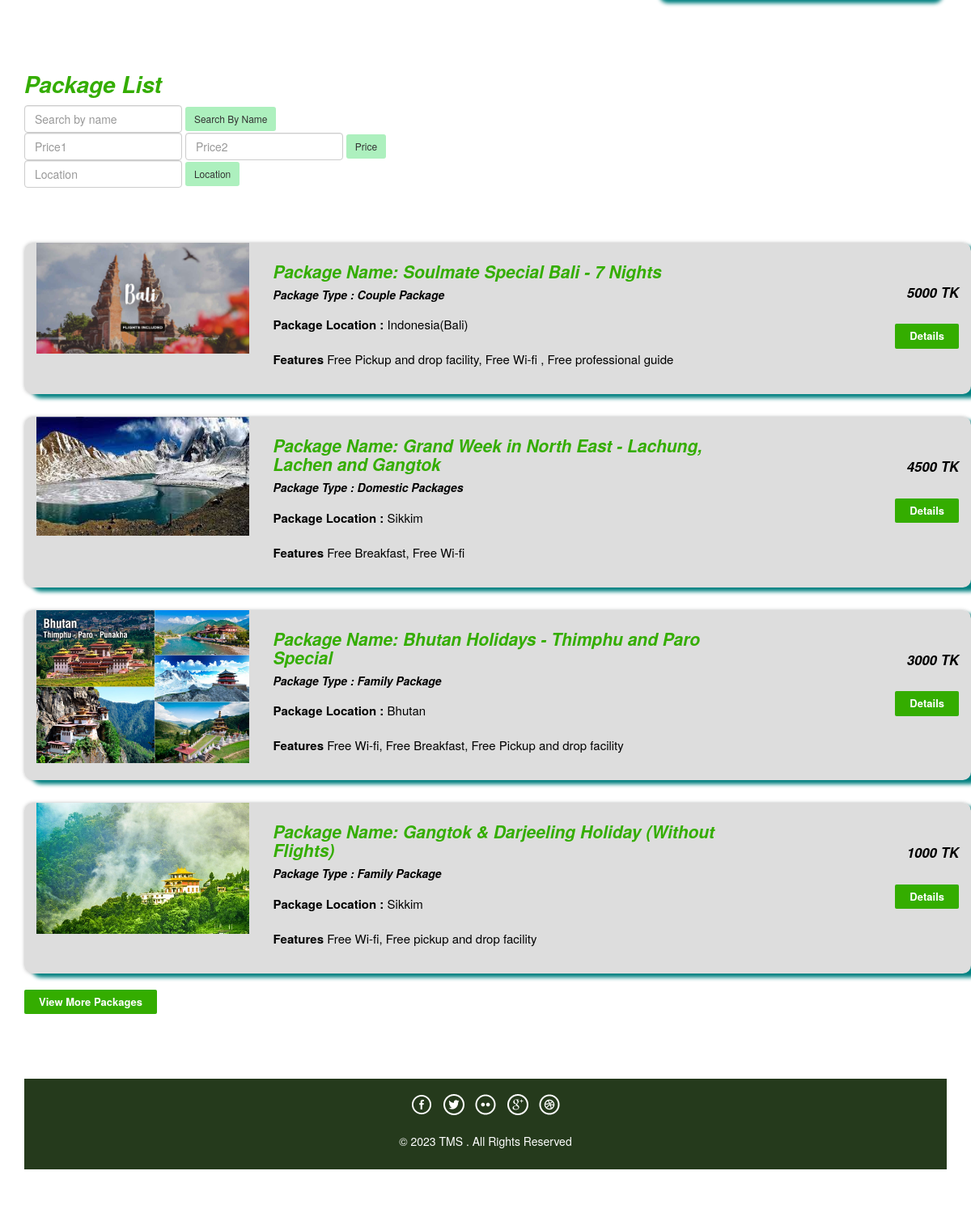
Before: / (lower part) with the older database file.
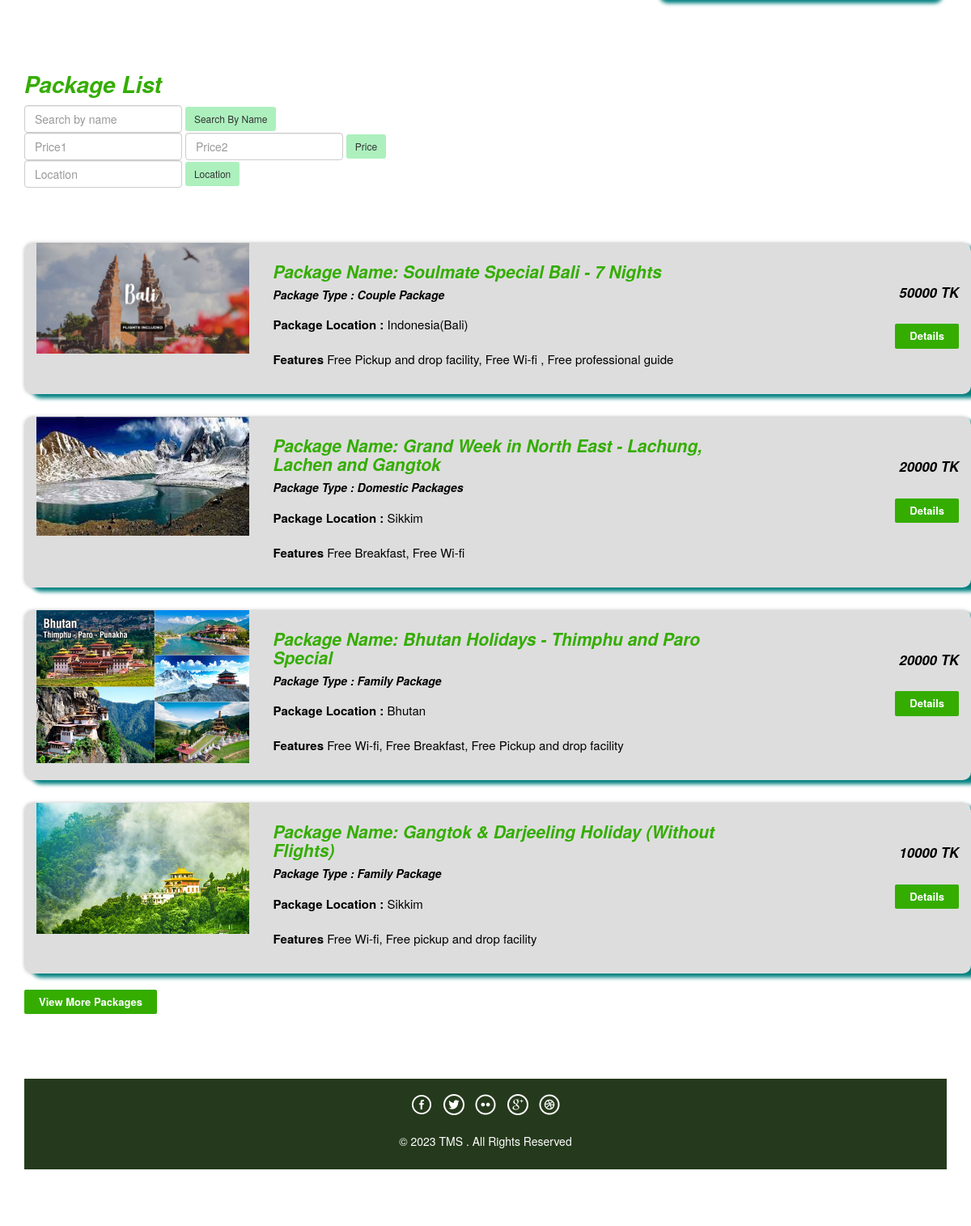
After: the same page with the newer database file.
### tables this page shows
CREATE TABLE `tbltourpackages` (
  `PackageId` int(11) NOT NULL,
  `PackageName` varchar(200) DEFAULT NULL,
  `PackageType` varchar(150) DEFAULT NULL,
  `PackageLocation` varchar(100) DEFAULT NULL,
  `PackagePrice` int(11) DEFAULT NULL,
  `PackageFetures` varchar(255) DEFAULT NULL,
  `PackageDetails` mediumtext DEFAULT NULL,
  `PackageImage` varchar(100) DEFAULT NULL,
  `Creationdate` timestamp NULL DEFAULT current_timestamp(),
  `UpdationDate` timestamp NULL DEFAULT NULL ON UPDATE current_timestamp()
);

### index.php (the view, shortened to what this page needs)
<?php
include('includes/config.php');
?>
<!DOCTYPE HTML>
<html>
<head>
    <link href="css/style.css" rel='stylesheet' type='text/css' />
    <link href="css/bootstrap.css" rel='stylesheet' type='text/css' />
    <link href="css/font-awesome.css" rel="stylesheet">
    <link href="css/animate.css" rel="stylesheet" type="text/css" media="all">
</head>
<body>
    <div class="container">
        <div class="holiday">
            <h3>Package List</h3>
            <div class="container">
                <div class="row">
                    <form action="search.php" class="form-inline md-form mr-auto mb-4">
                        <input class="form-control mr-sm-2" name='searched_name' types="text"
                            placeholder="Search by name" aria-label="Search">
                        <button class="btn btn-outline-warning mt-2  btn-rounded btn-sm my-0" type="submit"
                            style="background-color:#adf0be;">Search By
                            Name</button>
                    </form>
                    <form action="search.php" class="form-inline md-form mr-auto mb-4">
                        <input class="form-control mr-sm-2" name='searched_price1' types="text" placeholder="Price1"
                            aria-label="Search">
                        <input class="form-control mr-sm-2" name='searched_price2' types="text" placeholder="Price2"
                            aria-label="Search">
                        <button class="btn btn-outline-warning mt-2  btn-rounded btn-sm my-0" type="submit"
                            style="background-color:#adf0be;">Price</button>
                    </form>
                    <form action="search.php" class="form-inline md-form mr-auto mb-4">
                        <input class="form-control mr-sm-2" name='searched_location' types="text" placeholder="Location"
                            aria-label="Search">
                        <button class="btn btn-outline-warning mt-2  btn-rounded btn-sm my-0" type="submit"
                            style="background-color:#adf0be;">Location</button>
                    </form>
                    <br></br>
                    <?php $sql = "SELECT * from tbltourpackages order by rand() limit 4";
                    $query = $dbh->prepare($sql);
                    $query->execute();
                    $results = $query->fetchAll(PDO::FETCH_OBJ);
                    if ($query->rowCount() > 0) {
                        foreach ($results as $result) {    ?>
                    <div class="rom-btm" style="border-radius: 10px;">
                        <div class="col-md-3 room-left wow fadeInLeft animated" data-wow-delay=".5s">
                            <img src="admin/pacakgeimages/<?php echo htmlentities($result->PackageImage); ?>"
                                class="img-responsive" alt="">
                        </div>
                        <div class="col-md-6 room-midle wow fadeInUp animated" data-wow-delay=".5s">
                            <h4>Package Name: <?php echo htmlentities($result->PackageName); ?></h4>
                            <h6 style="color:black;">Package Type : <?php echo htmlentities($result->PackageType); ?>
                            </h6>
                            <p style="color:black;"><b>Package Location :</b>
                                <?php echo htmlentities($result->PackageLocation); ?></p>
                            <p style="color:black;"> <b>Features</b>
                                <?php echo htmlentities($result->PackageFetures); ?>
                        </div>
                        <div class="col-md-3 room-right wow fadeInRight animated" data-wow-delay=".5s">
                            <h5 style="color:black;"> <b><?php echo htmlentities($result->PackagePrice); ?></b> TK
                            </h5>
                            <a href="package-details.php?pkgid=<?php echo htmlentities($result->PackageId); ?>"
                                class="view">Details</a>
                        </div>
                        <div class="clearfix"
                            style="background-color:#ddd;  border-radius:10px; box-shadow: 10px 5px 5px teal;">
                        </div>
                    </div>
                    <?php }
                    } ?>
                    <div><a href="package-list.php" class="view">View More Packages</a></div>
                </div>
            </div>
            <br></br>
            <br></br>
            <?php include('includes/footer2.php'); ?>
</body>
</html>

Changed rows visible on the page:
changed tbltourpackages "Soulmate Special Bali - 7 Nights": PackagePrice "5000" → "50000"
changed tbltourpackages "Grand Week in North East - Lachung, Lachen and Gangtok": PackagePrice "4500" → "20000"
changed tbltourpackages "Bhutan Holidays - Thimphu and Paro Special": PackagePrice "3000" → "20000"
changed tbltourpackages "Gangtok & Darjeeling Holiday (Without Flights)": PackagePrice "1000" → "10000"
